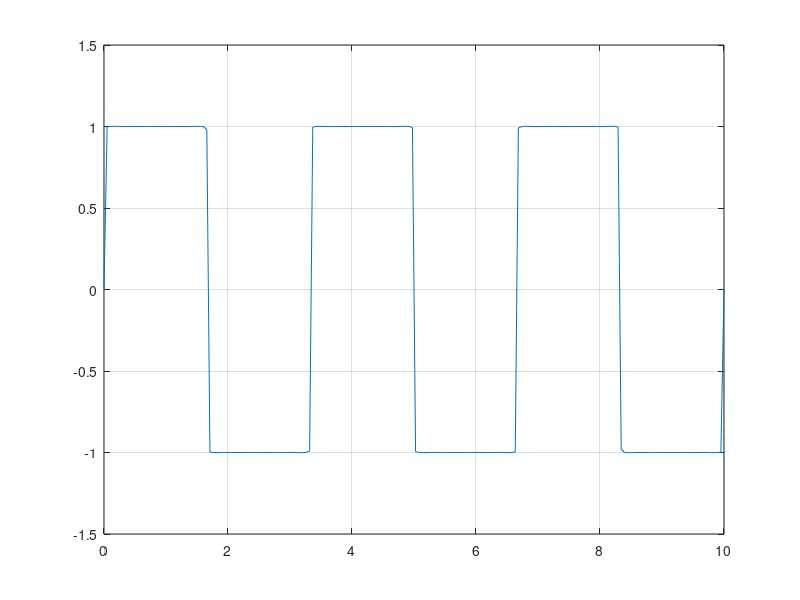

The MATLAB script that drew this image: (Note: this script raises an error after producing the figure.)
%% .m file for analysis of a square wave
clear all;
clc;
close all;

%% Square Wave Generation
t=linspace(0,10,200);
f=60;
w=2*pi*f;
i=zeros(size(t));
for k=1:1:1000              %number of harmonics
n=2*k-1;                    %odd numbers sequence
i=i+4/pi*(sin(n*w*t)/n);    %fourier series
end

%% Square Wave Graph
plot(t,i)
grid on

%% Fundamental Component
k=1                         %number of harmonics
n=2*k-1;                    %odd numbers sequence
i1=4/pi*(sin(n*w*t)/n);     %fourier series of fundamental component

%% Distortion Components
id=zeros(size(t));
for k=2:1:1000              %number of harmonics
n=2*k-1;                    %odd numbers sequence
id=id+4/pi*(sin(n*w*t)/n);  %fourier series of distortion components
end

%% RMS Voltage [V]
Vrms=rms(vData)

%% RMS Current [A]
Irms=rms(i)

%% Average Power [W]
N1=length(i1);
%P=mean(dot(vData,i1)) P=rms(dot(vData,i1)/N1) P=abs(mean(vData.*i1))

%% Displacement Power Factor P=Vrms*y1rms*cos(theta1)
I1rms=rms(i1);
dispPF=P/(Vrms*I1rms)

%% Distortion Power Factor
distPF=I1rms/Irms

%% Total Power Factor
PF=distPF*dispPF

%% Total Harmonic Distortion
Idrms=rms(id);
THD= (Idrms/I1rms)*100;

%% Total Demand Distortion
TDD=(Idrms/Irmsloadmax)*100